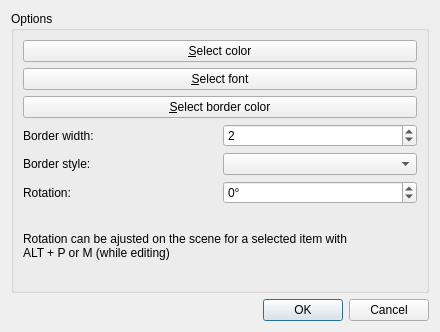
<?xml version="1.0" encoding="UTF-8"?>
<ui version="4.0">
 <class>StyleDialog</class>
 <widget class="QDialog" name="StyleDialog">
  <property name="geometry">
   <rect>
    <x>0</x>
    <y>0</y>
    <width>440</width>
    <height>332</height>
   </rect>
  </property>
  <property name="windowTitle">
   <string>Style</string>
  </property>
  <property name="windowIcon">
   <iconset resource="../../../../gns3-artwork/svg_resources.qrc">
    <normaloff>:/images/logo_icon.png</normaloff>:/images/logo_icon.png</iconset>
  </property>
  <layout class="QVBoxLayout">
   <item>
    <widget class="QGroupBox" name="groupBox">
     <property name="title">
      <string>Options</string>
     </property>
     <layout class="QGridLayout">
      <item row="0" column="0" colspan="2">
       <widget class="QPushButton" name="pushButton_Color">
        <property name="text">
         <string>&amp;Select color</string>
        </property>
       </widget>
      </item>
      <item row="1" column="0" colspan="2">
       <widget class="QPushButton" name="pushButton_Font">
        <property name="text">
         <string>&amp;Select font</string>
        </property>
       </widget>
      </item>
      <item row="2" column="0" colspan="2">
       <widget class="QPushButton" name="pushButton_BorderColor">
        <property name="text">
         <string>&amp;Select border color</string>
        </property>
       </widget>
      </item>
      <item row="3" column="0">
       <widget class="QLabel" name="label_2">
        <property name="text">
         <string>Border width:</string>
        </property>
       </widget>
      </item>
      <item row="3" column="1">
       <widget class="QSpinBox" name="spinBox_borderWidth">
        <property name="minimum">
         <number>1</number>
        </property>
        <property name="maximum">
         <number>100</number>
        </property>
        <property name="value">
         <number>2</number>
        </property>
       </widget>
      </item>
      <item row="4" column="0">
       <widget class="QLabel" name="label">
        <property name="text">
         <string>Border style:</string>
        </property>
       </widget>
      </item>
      <item row="4" column="1">
       <widget class="QComboBox" name="comboBox_borderStyle"/>
      </item>
      <item row="5" column="0">
       <widget class="QLabel" name="label_3">
        <property name="text">
         <string>Rotation:</string>
        </property>
       </widget>
      </item>
      <item row="5" column="1">
       <widget class="QSpinBox" name="spinBox_Rotation">
        <property name="suffix">
         <string>°</string>
        </property>
        <property name="minimum">
         <number>-360</number>
        </property>
        <property name="maximum">
         <number>360</number>
        </property>
       </widget>
      </item>
      <item row="6" column="0" colspan="2">
       <widget class="QLabel" name="label_4">
        <property name="text">
         <string>Rotation can be ajusted on the scene for a selected item with
ALT + P or M (while editing)</string>
        </property>
       </widget>
      </item>
     </layout>
    </widget>
   </item>
   <item>
    <widget class="QDialogButtonBox" name="buttonBox">
     <property name="orientation">
      <enum>Qt::Horizontal</enum>
     </property>
     <property name="standardButtons">
      <set>QDialogButtonBox::Cancel|QDialogButtonBox::Ok</set>
     </property>
    </widget>
   </item>
  </layout>
 </widget>
 <resources>
  <include location="../../../../gns3-artwork/svg_resources.qrc"/>
 </resources>
 <connections>
  <connection>
   <sender>buttonBox</sender>
   <signal>accepted()</signal>
   <receiver>StyleDialog</receiver>
   <slot>accept()</slot>
   <hints>
    <hint type="sourcelabel">
     <x>248</x>
     <y>254</y>
    </hint>
    <hint type="destinationlabel">
     <x>157</x>
     <y>274</y>
    </hint>
   </hints>
  </connection>
  <connection>
   <sender>buttonBox</sender>
   <signal>rejected()</signal>
   <receiver>StyleDialog</receiver>
   <slot>reject()</slot>
   <hints>
    <hint type="sourcelabel">
     <x>316</x>
     <y>260</y>
    </hint>
    <hint type="destinationlabel">
     <x>286</x>
     <y>274</y>
    </hint>
   </hints>
  </connection>
 </connections>
</ui>
